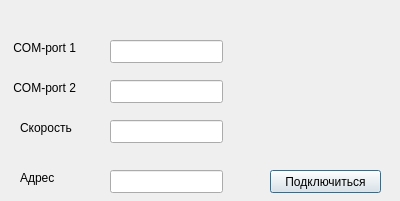
<?xml version="1.0" encoding="UTF-8"?>
<ui version="4.0">
 <class>Dialog</class>
 <widget class="QDialog" name="Dialog">
  <property name="geometry">
   <rect>
    <x>0</x>
    <y>0</y>
    <width>400</width>
    <height>201</height>
   </rect>
  </property>
  <property name="windowTitle">
   <string>Подключиться</string>
  </property>
  <widget class="QPushButton" name="submit">
   <property name="geometry">
    <rect>
     <x>270</x>
     <y>170</y>
     <width>111</width>
     <height>23</height>
    </rect>
   </property>
   <property name="text">
    <string>Подключиться</string>
   </property>
  </widget>
  <widget class="QLineEdit" name="com1">
   <property name="geometry">
    <rect>
     <x>110</x>
     <y>40</y>
     <width>113</width>
     <height>23</height>
    </rect>
   </property>
  </widget>
  <widget class="QLineEdit" name="com2">
   <property name="geometry">
    <rect>
     <x>110</x>
     <y>80</y>
     <width>113</width>
     <height>23</height>
    </rect>
   </property>
  </widget>
  <widget class="QLabel" name="label">
   <property name="geometry">
    <rect>
     <x>10</x>
     <y>40</y>
     <width>81</width>
     <height>16</height>
    </rect>
   </property>
   <property name="text">
    <string> COM-port 1</string>
   </property>
  </widget>
  <widget class="QLabel" name="label_2">
   <property name="geometry">
    <rect>
     <x>10</x>
     <y>80</y>
     <width>81</width>
     <height>16</height>
    </rect>
   </property>
   <property name="text">
    <string> COM-port 2</string>
   </property>
  </widget>
  <widget class="QLineEdit" name="addr">
   <property name="geometry">
    <rect>
     <x>110</x>
     <y>170</y>
     <width>113</width>
     <height>23</height>
    </rect>
   </property>
   <property name="text">
    <string/>
   </property>
  </widget>
  <widget class="QLabel" name="label_3">
   <property name="geometry">
    <rect>
     <x>20</x>
     <y>170</y>
     <width>81</width>
     <height>16</height>
    </rect>
   </property>
   <property name="text">
    <string>Адрес</string>
   </property>
  </widget>
  <widget class="QLineEdit" name="speed">
   <property name="geometry">
    <rect>
     <x>110</x>
     <y>120</y>
     <width>113</width>
     <height>23</height>
    </rect>
   </property>
   <property name="text">
    <string/>
   </property>
  </widget>
  <widget class="QLabel" name="label_4">
   <property name="geometry">
    <rect>
     <x>20</x>
     <y>120</y>
     <width>81</width>
     <height>16</height>
    </rect>
   </property>
   <property name="text">
    <string>Скорость</string>
   </property>
  </widget>
 </widget>
 <resources/>
 <connections/>
</ui>
